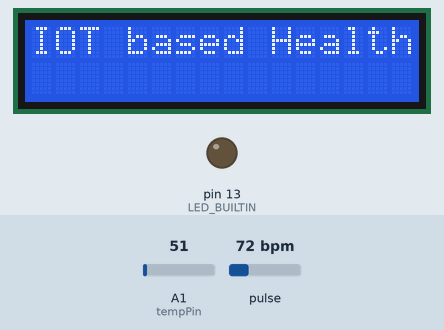
Recording of a sketch running on a simulated Arduino Uno, built with avr-gcc and run on an emulated ATmega328P. On the bench: 16×2 character LCD, output pins drawn as LEDs (lit = HIGH). The inputs (shaded band) are chosen by the test bench; at power-on: pulse 72 bpm, A1 (tempPin) = 51. What the sketch prints to the serial monitor is not drawn.

Above: at 0.1 s.
At 3.2 s:
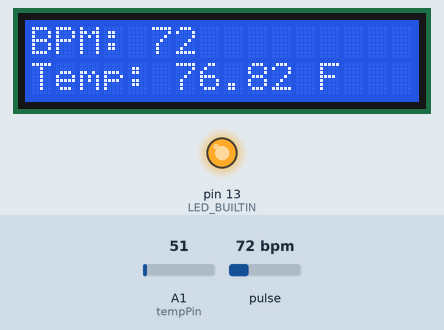
3.3 s: pulse set to 42 bpm
At 18.5 s:
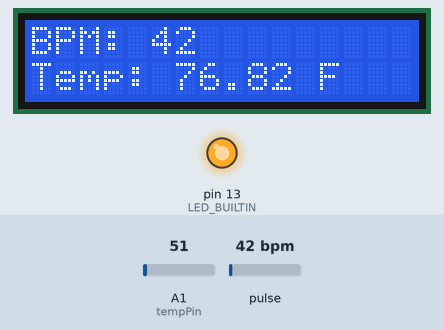
Timing chart, 0 to 20.0 s (numbered marks = the images above; inputs shaded):
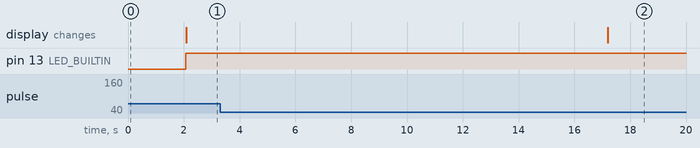

Measured:
- after the input at 3.3 s, the display: changes after 13.9 s (image 2)

The sketch:

main.ino
```cpp
#include <LiquidCrystal.h>
#include <SoftwareSerial.h>
#include <PulseSensorPlayground.h>  // Include PulseSensor library

// LCD and SoftwareSerial setup
LiquidCrystal lcd(12, 11, 5, 4, 3, 2);
SoftwareSerial mySerial(9, 10);  // RX, TX (Arduino communicates with ESP32)

// Pin and variable declarations
int tempPin = A1;
float temp = 0;
int Threshold = 550;  // Threshold for pulse detection
const int PulseWire = A0;  // PulseSensor connected to analog pin A0
const int LED = LED_BUILTIN;

// Create PulseSensor object
PulseSensorPlayground pulseSensor;

void setup() {
  lcd.begin(16, 2);        // Initialize LCD
  pinMode(tempPin, INPUT); // Set temperature sensor pin as input
  Serial.begin(9600);      // For debugging
  mySerial.begin(9600);    // Communication with ESP32

  lcd.clear();
  lcd.setCursor(0, 0);
  lcd.print("IOT based Health Monitoring System");
  delay(2000);
  lcd.clear();

  // Configure PulseSensor
  pulseSensor.analogInput(PulseWire);
  pulseSensor.blinkOnPulse(LED);   // Blink built-in LED with pulse
  pulseSensor.setThreshold(Threshold);

  // Check if PulseSensor object starts correctly
  if (pulseSensor.begin()) {
    Serial.println("PulseSensor initialized successfully!");
  }
}

void loop() {
  // Clear the display once at the start of each loop
  lcd.clear();

  // Read and display pulse
  int myBPM = calculateBPM();

  // Read and display temperature
  readAndDisplayTemperature();

  // Send structured data to ESP32 in JSON-like format
  sendDataToESP(myBPM, temp);

  delay(15000);  // Delay for 15 seconds
}

// Function to read and calculate BPM
int calculateBPM() {
  int myBPM = 0;  // Initialize BPM variable
  if (pulseSensor.sawStartOfBeat()) {  // Check if a beat is detected
    myBPM = pulseSensor.getBeatsPerMinute();  // Get BPM value
    Serial.println("♥ A HeartBeat Happened! ");
    Serial.print("BPM: ");
    Serial.println(myBPM);
  }

  // Display BPM on LCD (row 0)
  lcd.setCursor(0, 0);
  lcd.print("BPM: ");
  lcd.print(myBPM);

  return myBPM;
}

// Function to read and display temperature
void readAndDisplayTemperature() {
  int tempValue = analogRead(tempPin);
  float temperatureC = (tempValue * 5.0 / 1024.0) * 100;  // Convert to Celsius
  float temperatureF = temperatureC * 1.8 + 32;  // Convert to Fahrenheit
  temp = temperatureF;

  // Print temperature on LCD (row 1)
  lcd.setCursor(0, 1);
  lcd.print("Temp: ");
  lcd.print(temperatureF);
  lcd.print(" F");

  // Print to Serial for debugging
  Serial.print("Temp: ");
  Serial.print(temperatureF);
  Serial.println(" F");
}

// Function to send data to ESP32
void sendDataToESP(int bpm, float temp) {
  // Send the data in a structured format (JSON-like)
  String dataToSend = "{\"BPM\": " + String(bpm) + ", \"TEMP\": " + String(temp) + "}";

  // Print to Serial Monitor (for debugging)
  Serial.println("Sending data to ESP32: " + dataToSend);

  // Send the data to ESP32 via SoftwareSerial
  mySerial.println(dataToSend);
}
```
